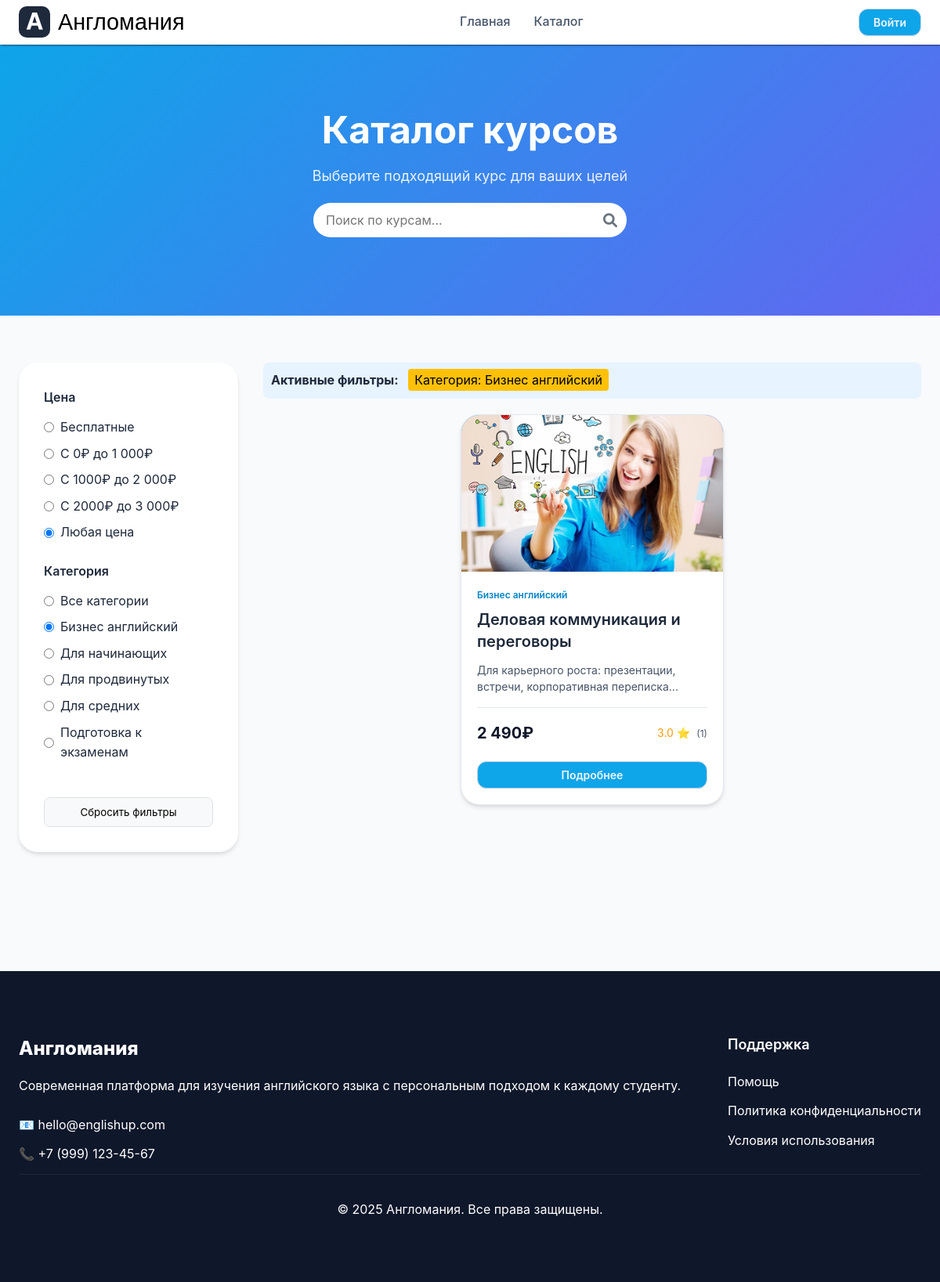
Screenshot of /index.php?page=catalog&category=business with the database file from the repository.
### tables this page shows
CREATE TABLE `categories` (
  `id` int NOT NULL,
  `name` varchar(255) NOT NULL,
  `description` text,
  `slug` varchar(255) NOT NULL,
  `created_at` timestamp NULL DEFAULT CURRENT_TIMESTAMP,
  `updated_at` timestamp NULL DEFAULT CURRENT_TIMESTAMP ON UPDATE CURRENT_TIMESTAMP
);

CREATE TABLE `courses` (
  `id` int NOT NULL,
  `category_id` int NOT NULL,
  `title` varchar(255) NOT NULL,
  `description` text,
  `full_description` text,
  `price` decimal(10,2) NOT NULL,
  `image` varchar(255) DEFAULT NULL,
  `pdf_file` varchar(255) DEFAULT NULL,
  `rating` decimal(3,2) DEFAULT '0.00',
  `is_popular` tinyint(1) DEFAULT '0',
  `is_active` tinyint(1) DEFAULT '1',
  `created_at` timestamp NULL DEFAULT CURRENT_TIMESTAMP,
  `updated_at` timestamp NULL DEFAULT CURRENT_TIMESTAMP ON UPDATE CURRENT_TIMESTAMP
);

### db/database.php (called while the page is built, shortened)
<?php
function getDBConnection() {
    static $pdo = null;
    if ($pdo === null) {
        try {
            $dsn = "mysql:host=" . DB_HOST . ";dbname=" . DB_NAME . ";charset=" . DB_CHARSET;
            $options = [
                PDO::ATTR_ERRMODE => PDO::ERRMODE_EXCEPTION,
                PDO::ATTR_DEFAULT_FETCH_MODE => PDO::FETCH_ASSOC,
                PDO::ATTR_EMULATE_PREPARES => false,
            ];
            $pdo = new PDO($dsn, DB_USER, DB_PASS, $options);
        } catch (PDOException $e) {
            die("Ошибка подключения к базе данных: " . $e->getMessage());
        }
    }
    return $pdo;
}
function query($sql, $params = []) {
    $pdo = getDBConnection();
    $stmt = $pdo->prepare($sql);
    $stmt->execute($params);
    return $stmt->fetchAll();
}
function queryOne($sql, $params = []) {
    $pdo = getDBConnection();
    $stmt = $pdo->prepare($sql);
    $stmt->execute($params);
    return $stmt->fetch();
}
?>

### includes/courses.php (called while the page is built, shortened)
<?php
require_once __DIR__ . '/../db/database.php';
function getCourseRatingFromReviews($courseId) {
    $sql = "SELECT AVG(rating) as avg_rating, COUNT(*) as review_count
            FROM reviews
            WHERE course_id = ?";
    $result = queryOne($sql, [$courseId]);
    if ($result && $result['review_count'] > 0) {
        return [
            'rating' => round($result['avg_rating'], 1),
            'count' => $result['review_count']
        ];
    }
    return [
        'rating' => 0,
        'count' => 0
    ];
}
function getCourses($filters = []) {
    $sql = "SELECT c.*, cat.name as category_name, cat.slug as category_slug,
                   COALESCE(AVG(r.rating), 0) as calculated_rating,
                   COUNT(r.id) as review_count
            FROM courses c
            JOIN categories cat ON c.category_id = cat.id
            LEFT JOIN reviews r ON c.id = r.course_id
            WHERE c.is_active = 1";
    $params = [];
    if (!empty($filters['category'])) {
        $sql .= " AND cat.slug = ?";
        $params[] = $filters['category'];
    }
    $sql .= " GROUP BY c.id";
    $orderBy = " ORDER BY c.created_at DESC";
    $sql .= $orderBy;
    return query($sql, $params);
}
function getCategories() {
    return query("SELECT * FROM categories ORDER BY name ASC");
}
?>

### pages/catalog.php (the view, shortened to what this page needs)
<?php
$filters = [
    'category' => $_GET['category'] ?? '',
    'price_min' => isset($_GET['price_min']) ? (int)$_GET['price_min'] : null,
    'price_max' => isset($_GET['price_max']) ? (int)$_GET['price_max'] : null,
    'rating' => isset($_GET['rating']) ? (float)$_GET['rating'] : '',
    'search' => $_GET['search'] ?? '',
    'sort' => $_GET['sort'] ?? '',
    'price_range' => $_GET['price_range'] ?? ''
];
$courses = getCourses($filters);
$categories = getCategories();
?>
<section class="catalog-section">
    <div class="catalog-header">
        <div class="container">
            <h1 style="font-size: 48px; font-weight: 700; margin-bottom: 16px;">Каталог курсов</h1>
            <p style="font-size: 18px; opacity: 0.9;">Выберите подходящий курс для ваших целей</p>
            <form method="GET" action="" style="position: relative; max-width: 400px; margin: 20px auto;">
                <div style="position: relative;">
                    <input type="text"
                           name="search"
                           placeholder="Поиск по курсам..."
                           value="<?= htmlspecialchars($filters['search']) ?>"
                           style="width: 100%;
                                  padding: 12px 45px 12px 16px;
                                  border: 2px solid #e1e5e9;
                                  border-radius: 25px;
                                  font-size: 16px;
                                  transition: all 0.3s ease;
                                  border: none;
                                  user-select: none;"
                           onblur="this.style.borderColor='#e1e5e9'">
                    <button type="submit"
                            style="position: absolute;
                                   right: 12px;
                                   top: 50%;
                                   transform: translateY(-50%);
                                   background: none;
                                   border: none;
                                   cursor: pointer;
                                   color: #6c757d;
                                   font-size: 18px;">
                        <i class="fa-solid fa-magnifying-glass"></i>
                    </button>
                </div>
            </form>
        </div>
    </div>
    <div class="container">
        <form method="GET" action="" id="filter-form">
            <div class="catalog-grid">
                <div>
                    <div class="filters-sidebar">
                        <div class="filter-group">
                            <div class="filter-title">Цена</div>
                            <div class="filter-options">
                                <label class="filter-option">
                                    <input type="radio"
                                           name="price_range"
                                           value="free"
                                           <?= ($_GET['price_range'] ?? '') === 'free' ? 'checked' : '' ?>
                                           onchange="document.getElementById('filter-form').submit()">
                                    Бесплатные
                                </label>
                                <label class="filter-option">
                                    <input type="radio"
                                           name="price_range"
                                           value="0-1000"
                                           <?= ($_GET['price_range'] ?? '') === '0-1000' ? 'checked' : '' ?>
                                           onchange="document.getElementById('filter-form').submit()">
                                    С 0₽ до 1 000₽
                                </label>
                                <label class="filter-option">
                                    <input type="radio"
                                           name="price_range"
                                           value="1000-2000"
                                           <?= ($_GET['price_range'] ?? '') === '1000-2000' ? 'checked' : '' ?>
                                           onchange="document.getElementById('filter-form').submit()">
                                    С 1000₽ до 2 000₽
                                </label>
                                <label class="filter-option">
                                    <input type="radio"
                                           name="price_range"
                                           value="2000-3000"
                                           <?= ($_GET['price_range'] ?? '') === '2000-3000' ? 'checked' : '' ?>
                                           onchange="document.getElementById('filter-form').submit()">
                                    С 2000₽ до 3 000₽
                                </label>
                                <label class="filter-option">
                                    <input type="radio"
                                           name="price_range"
                                           value=""
                                           <?= empty($_GET['price_range'] ?? '') ? 'checked' : '' ?>
                                           onchange="document.getElementById('filter-form').submit()">
                                    Любая цена
                                </label>
                            </div>
                        </div>
                        <div class="filter-group">
                            <div class="filter-title">Категория</div>
                            <div class="filter-options">
                                <label class="filter-option">
                                    <input type="radio"
                                           name="category"
                                           value=""
                                           <?= empty($filters['category']) ? 'checked' : '' ?>
                                           onchange="document.getElementById('filter-form').submit()">
                                    Все категории
                                </label>
                                <?php foreach ($categories as $category): ?>
                                <label class="filter-option">
                                    <input type="radio"
                                           name="category"
                                           value="<?= htmlspecialchars($category['slug']) ?>"
                                           <?= $filters['category'] == $category['slug'] ? 'checked' : '' ?>
                                           onchange="document.getElementById('filter-form').submit()">
                                    <?= htmlspecialchars($category['name']) ?>
                                </label>
                                <?php endforeach; ?>
                            </div>
                        </div>
                        <button type="button"
                                onclick="window.location.href='?page=catalog'"
                                style="width: 100%;
                                       padding: 10px;
                                       background: #f8f9fa;
                                       border: 1px solid #dee2e6;
                                       border-radius: 8px;
                                       cursor: pointer;
                                       margin-top: 20px;">
                            Сбросить фильтры
                        </button>
                    </div>
                </div>
                <div class="catalog-content">
                    <?php if (!empty($filters['search']) || !empty($filters['category']) || !empty($filters['price_range']) || !empty($filters['rating'])): ?>
                    <div style="margin-bottom: 20px; padding: 10px; background: #e7f3ff; border-radius: 8px;">
                        <strong>Активные фильтры:</strong>
                        <?php if (!empty($filters['category'])): ?>
                            <?php
                            $category_name = '';
                            foreach ($categories as $cat) {
                                if ($cat['slug'] == $filters['category']) {
                                    $category_name = $cat['name'];
                                    break;
                                }
                            }
                            ?>
                            <span style="background: #ffc107; color: black; padding: 4px 8px; border-radius: 4px; margin-left: 8px;">
                                Категория: <?= htmlspecialchars($category_name) ?>
                            </span>
                        <?php endif; ?>
                    </div>
                    <?php endif; ?>
                    <?php if (empty($courses)): ?>
                        <div class="empty-state">
                            <h3 class="heading-md">Курсы не найдены</h3>
                            <p class="body-md" style="color: var(--gray-600); margin-top: 12px;">
                                Попробуйте изменить параметры фильтрации
                            </p>
                        </div>
                    <?php else: ?>
                        <div class="courses-flex">
                            <?php foreach ($courses as $course):
                                $courseRating = getCourseRatingFromReviews($course['id']);
                            ?>
                            <div class="course-card">
                                <div class="course-image">
                                    <img src="<?php echo htmlspecialchars($course['image']); ?>" alt="<?php echo htmlspecialchars($course['title']); ?>">
                                </div>
                                <div class="course-content">
                                    <span class="course-category"><?php echo htmlspecialchars($course['category_name']); ?></span>
                                    <h3 class="heading-sm"><?php echo htmlspecialchars($course['title']); ?></h3>
                                    <p class="body-sm" style="color: var(--gray-600); margin-top: 12px;">
                                        <?php echo htmlspecialchars(mb_substr($course['description'], 0, 100)); ?>...
                                    </p>
                                    <div class="course-meta">
                                        <div class="course-price">
                                            <?php echo $course['price'] == 0 ? 'Бесплатно' : number_format($course['price'], 0, ',', ' ') . '₽'; ?>
                                        </div>
                                        <div class="course-rating">
                                            <?php if ($courseRating['count'] > 0): ?>
                                                <?php echo number_format($courseRating['rating'], 1); ?> ⭐
                                                <span style="font-size: 12px; color: var(--gray-600); margin-left: 4px;">
                                                    (<?php echo $courseRating['count']; ?>)
                                                </span>
                                            <?php else: ?>
                                                <span style="color: var(--gray-400);">Нет отзывов</span>
                                            <?php endif; ?>
                                        </div>
                                    </div>
                                    <a href="index.php?page=course&id=<?php echo $course['id']; ?>" class="btn btn-primary" style="width: 100%; margin-top: 20px;">
                                        Подробнее
                                    </a>
                                </div>
                            </div>
                            <?php endforeach; ?>
                        </div>
                    <?php endif; ?>
                </div>
            </div>
        </form>
    </div>
</section>

### rows the page displays
categories: slug "☑ Бизнес английский", name "Бизнес английский"
categories: slug "☐ Для начинающих", name "Для начинающих"
categories: slug "☐ Для продвинутых", name "Для продвинутых"
categories: slug "☐ Для средних", name "Для средних"
categories: slug "☐ Подготовка к экзаменам", name "Подготовка к экзаменам"
courses: image (picture), category.name "Бизнес английский", title "Деловая коммуникация и переговоры", description "Для карьерного роста: презентации, встречи, корпоративная переписка", price "2 490", rating "3.0", count "1"
